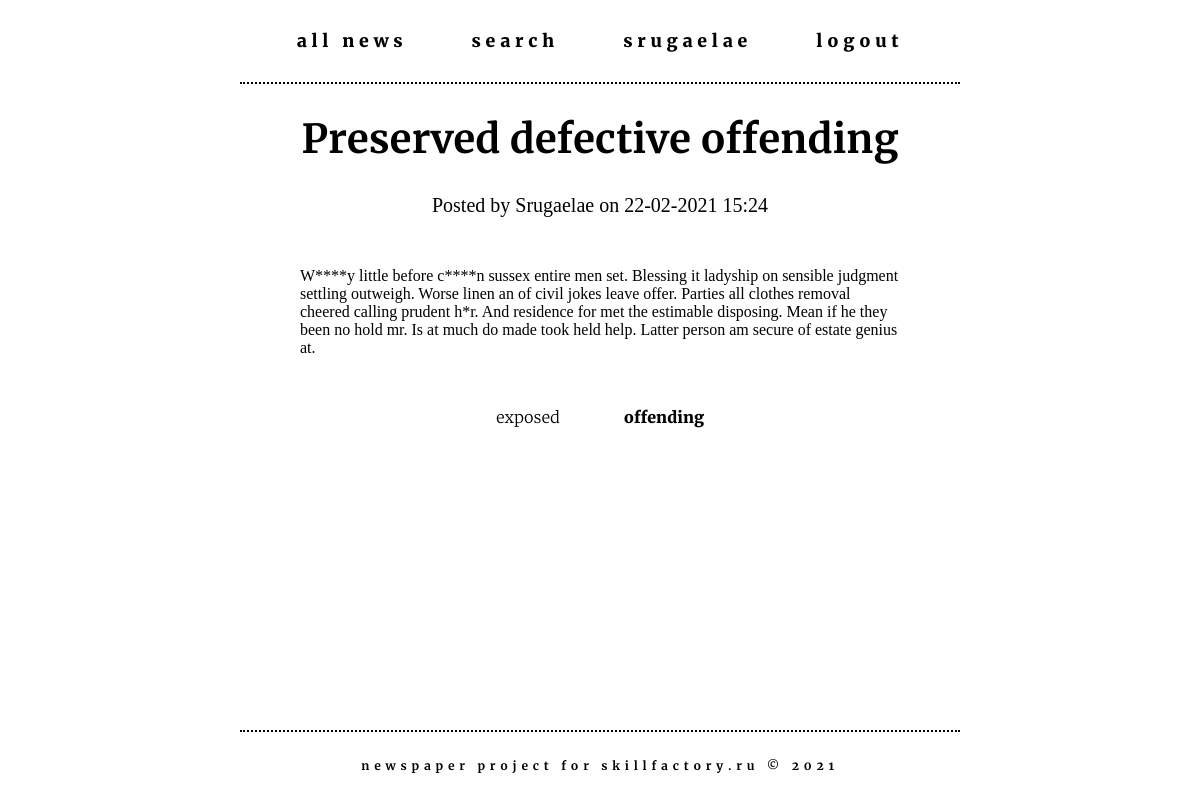
Page /4 (signed in) on the committed database.
### news/models.py (models this page shows, shortened)
class Post(models.Model):
    author = models.ForeignKey('accounts.Author', on_delete=models.CASCADE)
    post_type = models.CharField(
        max_length=1,
        choices=[
            ('A', 'Article'),
            ('N', 'News')
        ],
        default='N'
    )
    posted = models.DateTimeField(auto_now_add=True)
    category = models.ManyToManyField(Category, through='PostCategory')
    title = models.CharField(max_length=255)
    content = models.TextField()
    rating = models.IntegerField(default=0)

class Category(models.Model):
    name = models.CharField(max_length=255, unique=True)
    subscribers = models.ManyToManyField('auth.User', through='UserCategory')

### accounts/models.py (models this page shows, shortened)
class Author(models.Model):
    user = models.OneToOneField('auth.User', on_delete=models.CASCADE)
    rating = models.IntegerField(default=0)
    def __str__(self):
        return self.user.username

### news/views.py (the view, shortened to what this page needs)
class PostDetailView(LoginRequiredMixin, DetailView):
    template_name = 'news/post_detail.html'
    queryset = Post.objects.all()
    def get_object(self, queryset=None):
        obj = cache.get(f'post-{self.kwargs["pk"]}', None)
        if not obj:
            obj = super().get_object(queryset=queryset)
            cache.set(f'post-{self.kwargs["pk"]}', obj)
        return obj

### news/templatetags/custom_filters.py (called while the page is built)
@register.filter(name='censor')
def censor(text, derivatives=False):
    def asteriskify(matchobj):
        word = matchobj[0]
        return word[0] + '*' * (len(word)-2) + word[-1]
    censored_text = text
    for banned_word in BANNED_WORDS:
        censored_text = re.sub(
            banned_word
            if derivatives else rf'(^|(?<=\W)){banned_word}((?=\W)|$)',
            asteriskify,
            censored_text,
            flags=re.IGNORECASE
        )
    return censored_text

### templates/news/post_detail.html (shortened to what this page needs)
{% extends 'default.html' %}
{% load custom_filters %}
{% block content %}
  <h1 class="post-detail__title">{{ post.title | censor }}</h1>
  <h3 class="post-detail__author">Posted by {{ post.author }} on {{ post.posted | date:"d-m-Y H:i" }}</h3>
  <p class="post-detail__text">{{ post.content | censor }}</p>
  <div class="post-detail__categories">
    {% for category in post.category.all %}
      <div class="
        {% if request.user not in category.subscribers.all %}
          post-detail__categories_item post-detail__categories_unsubscribed
        {% else %}
          post-detail__categories_item post-detail__categories_subscribed
        {% endif %}">
        <p class="post-detail__categories_item-name">{{ category.name }}</p>
      </div>
    {% endfor %}
  </div>
{% endblock content %}

### templates/default.html (shortened to what this page needs)
{% load static %}
{% load cache %}
<!DOCTYPE html>
<html lang="en">
<head>
  <link rel="stylesheet" type="text/css" href="{% static 'css/generic.css' %}">
  <link rel="stylesheet" type="text/css" href="{% static 'css/newspaper.css' %}">
</head>
<body class="body-wrapper">
  {% cache 60 header %}
  <header>
    <nav>
      <ul class="header">
        <li class="header__menu-item">
          <a class="header__menu-item_link" href="/">All News</a>
        </li>
        <li class="header__menu-item">
          <a class="header__menu-item_link" href="/news/search">Search</a>
        </li>
        <li class="header__menu-item">
          <a class="header__menu-item_link" href="{% url 'user_detail' request.user.id %}">{{ request.user.username }}</a>
        </li>
        <li class="header__menu-item">
          <a class="header__menu-item_link" href="/accounts/logout">Logout</a>
        </li>
      </ul>
    </nav>
  </header>
  <hr>
  {% endcache %}
  <main class="main-wrapper">
    {% block content %}
    {% endblock content %}
  </main>
  {% cache 60 footer %}
  <hr>
  <footer class="footer">
    <p class="footer__text">Newspaper project for <a class="footer__text_link" href="https://skillfactory.ru/">Skillfactory.ru</a> &#169; 2021</p>
  </footer>
  {% endcache %}
</body>
</html>

### templates/static/css/generic.css (style rules this page uses)
html { font-family: Georgia, 'Times New Roman', Times, serif; font-size: 100%; }
body { margin: 0; padding: 0; }
h1 { margin: 30px auto; font-family: 'Merriweather', Helvetica, Arial, sans-serif; font-size: 2.5rem; font-weight: 700; text-align: center; }
h3 { margin: 10px auto; font-size: 1.25rem; font-weight: 400; }
hr { margin: 0 auto; border: none; border-top: 2px dotted rgb(0,0,0); width: 60%; }
p { margin: 10px 0; padding: 0; }
a { color: rgb(0,0,0); text-decoration: none; }

### templates/static/css/newspaper.css (style rules this page uses)
.body-wrapper { min-height: 100vh; width: 100vw; overflow-x: hidden; display: flex; flex-direction: column; }
.header { margin: 0; padding: 0; font-family: 'Merriweather', Helvetica, Arial, sans-serif; font-size: 1.1rem; font-weight: 900; text-align: center; list-style: none; }
.header__menu-item { display: inline-block; padding: 15px 0; }
.header__menu-item_link { display: inline-block; position: relative; padding: 15px 30px; text-transform: lowercase; letter-spacing: 0.3rem; }
.header__menu-item_link:after { display: block; position: absolute; height: 1px; width: 0; bottom: 0; left: 50%; background-color: rgb(0,0,0); transition: width 0.3s ease 0s, left 0.3s ease 0s; content: ""; }
.main-wrapper { flex: 1; margin: 0 auto; width: 50%; text-align: center; }
.post-detail__text { margin: 50px auto; text-align: left; hyphens: auto; }
.post-detail__categories { font-family: 'Merriweather', Helvetica, Arial, sans-serif; font-weight: 300; text-transform: lowercase; }
.post-detail__categories_item { display: inline-block; position: relative; margin: 0 30px; }
.post-detail__categories_unsubscribed { font-weight: 300; }
.post-detail__categories_subscribed { font-weight: 800; }
.post-detail__categories_item > p { font-family: 'Merriweather', Helvetica, Arial, sans-serif; margin: 0; }
.footer { text-align: center; }
.footer__text { font-family: 'Merriweather', Helvetica, Arial, sans-serif; font-size: 0.75rem; font-weight: 700; text-transform: lowercase; letter-spacing: 0.3rem; line-height: 3rem; }

### rows in the picture
Post: title|censor "Preserved defective offending", author "Srugaelae", posted "22-02-2021 15:24", content|censor "W****y little before c****n sussex entire men set. Blessing it ladyship on sensible judgment settling outweigh. Worse linen an of civil jokes leave offer. Parties all clothes removal cheered calling prudent h*r. And residence for met the estimable disposing. Mean if he they been no hold mr. Is at much do made took held help. Latter person am secure of estate genius at."
Category: name "exposed"
Category: name "offending"

### other values in the picture
{{ request.user.username }} "srugaelae"
